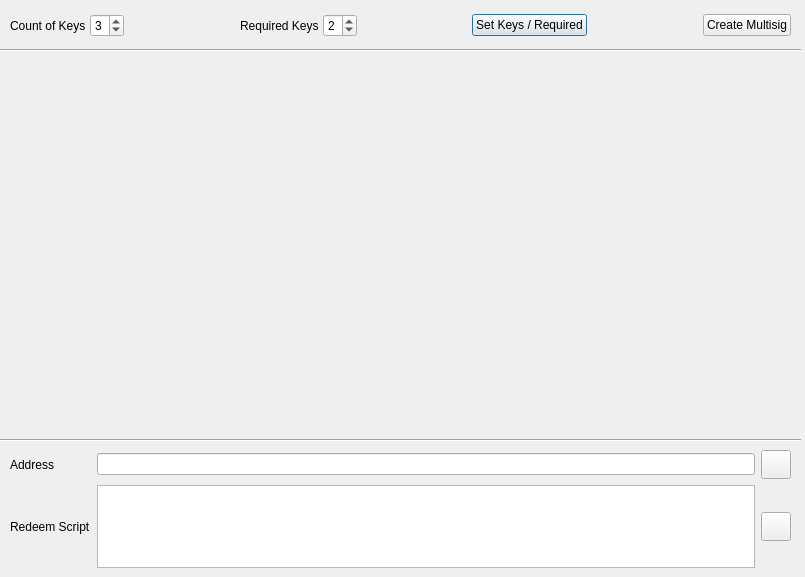
<?xml version="1.0" encoding="UTF-8"?>
<ui version="4.0">
 <class>MultisigDialog</class>
 <widget class="QDialog" name="MultisigDialog">
  <property name="geometry">
   <rect>
    <x>0</x>
    <y>0</y>
    <width>805</width>
    <height>577</height>
   </rect>
  </property>
  <property name="windowTitle">
   <string>Multisig Dialog</string>
  </property>
  <widget class="QWidget" name="gridLayoutWidget">
   <property name="geometry">
    <rect>
     <x>10</x>
     <y>60</y>
     <width>781</width>
     <height>371</height>
    </rect>
   </property>
   <layout class="QGridLayout" name="entries"/>
  </widget>
  <widget class="QWidget" name="layoutWidget_2">
   <property name="geometry">
    <rect>
     <x>10</x>
     <y>10</y>
     <width>781</width>
     <height>31</height>
    </rect>
   </property>
   <layout class="QHBoxLayout" name="horizontalLayout">
    <property name="spacing">
     <number>4</number>
    </property>
    <item>
     <widget class="QLabel" name="labelKeys">
      <property name="text">
       <string>Count of Keys</string>
      </property>
     </widget>
    </item>
    <item>
     <widget class="QSpinBox" name="spinBoxKeys">
      <property name="minimum">
       <number>2</number>
      </property>
      <property name="maximum">
       <number>8</number>
      </property>
      <property name="value">
       <number>3</number>
      </property>
     </widget>
    </item>
    <item>
     <spacer name="horizontalSpacer">
      <property name="orientation">
       <enum>Qt::Horizontal</enum>
      </property>
      <property name="sizeHint" stdset="0">
       <size>
        <width>40</width>
        <height>20</height>
       </size>
      </property>
     </spacer>
    </item>
    <item>
     <widget class="QLabel" name="labelRequired">
      <property name="text">
       <string>Required Keys</string>
      </property>
     </widget>
    </item>
    <item>
     <widget class="QSpinBox" name="spinBoxRequired">
      <property name="minimum">
       <number>1</number>
      </property>
      <property name="maximum">
       <number>8</number>
      </property>
      <property name="value">
       <number>2</number>
      </property>
     </widget>
    </item>
    <item>
     <spacer name="horizontalSpacer_2">
      <property name="orientation">
       <enum>Qt::Horizontal</enum>
      </property>
      <property name="sizeHint" stdset="0">
       <size>
        <width>40</width>
        <height>20</height>
       </size>
      </property>
     </spacer>
    </item>
    <item>
     <widget class="QPushButton" name="setButton">
      <property name="text">
       <string>Set Keys / Required</string>
      </property>
     </widget>
    </item>
    <item>
     <spacer name="horizontalSpacer_3">
      <property name="orientation">
       <enum>Qt::Horizontal</enum>
      </property>
      <property name="sizeHint" stdset="0">
       <size>
        <width>40</width>
        <height>20</height>
       </size>
      </property>
     </spacer>
    </item>
    <item>
     <widget class="QPushButton" name="createButton">
      <property name="text">
       <string>Create Multisig</string>
      </property>
     </widget>
    </item>
   </layout>
  </widget>
  <widget class="QWidget" name="gridLayoutWidget_2">
   <property name="geometry">
    <rect>
     <x>10</x>
     <y>450</y>
     <width>781</width>
     <height>118</height>
    </rect>
   </property>
   <layout class="QGridLayout" name="gridLayout">
    <item row="1" column="0">
     <widget class="QLabel" name="labelAddress">
      <property name="text">
       <string>Address</string>
      </property>
     </widget>
    </item>
    <item row="4" column="0">
     <widget class="QLabel" name="labelRedeemScript">
      <property name="text">
       <string>Redeem Script</string>
      </property>
     </widget>
    </item>
    <item row="1" column="1">
     <widget class="QLineEdit" name="lineEditAddress">
      <property name="readOnly">
       <bool>true</bool>
      </property>
     </widget>
    </item>
    <item row="4" column="1">
     <widget class="QPlainTextEdit" name="lineEditRedeemScript"/>
    </item>
    <item row="4" column="2">
     <widget class="QToolButton" name="copyScriptButton">
      <property name="toolTip">
       <string>Copy redeem script to clipboard</string>
      </property>
      <property name="text">
       <string/>
      </property>
      <property name="icon">
       <iconset resource="../earthcoin.qrc">
        <normaloff>:/icons/editcopy</normaloff>:/icons/editcopy</iconset>
      </property>
      <property name="iconSize">
       <size>
        <width>22</width>
        <height>22</height>
       </size>
      </property>
      <property name="shortcut">
       <string>Alt+P</string>
      </property>
     </widget>
    </item>
    <item row="1" column="2">
     <widget class="QToolButton" name="copyAddressButton">
      <property name="toolTip">
       <string>Copy address to clipboard</string>
      </property>
      <property name="text">
       <string/>
      </property>
      <property name="icon">
       <iconset resource="../earthcoin.qrc">
        <normaloff>:/icons/editcopy</normaloff>:/icons/editcopy</iconset>
      </property>
      <property name="iconSize">
       <size>
        <width>22</width>
        <height>22</height>
       </size>
      </property>
      <property name="shortcut">
       <string>Alt+P</string>
      </property>
     </widget>
    </item>
   </layout>
  </widget>
  <widget class="Line" name="line">
   <property name="geometry">
    <rect>
     <x>0</x>
     <y>430</y>
     <width>801</width>
     <height>20</height>
    </rect>
   </property>
   <property name="orientation">
    <enum>Qt::Horizontal</enum>
   </property>
  </widget>
  <widget class="Line" name="line_2">
   <property name="geometry">
    <rect>
     <x>0</x>
     <y>40</y>
     <width>801</width>
     <height>20</height>
    </rect>
   </property>
   <property name="orientation">
    <enum>Qt::Horizontal</enum>
   </property>
  </widget>
 </widget>
 <resources>
  <include location="../earthcoin.qrc"/>
 </resources>
 <connections/>
</ui>
